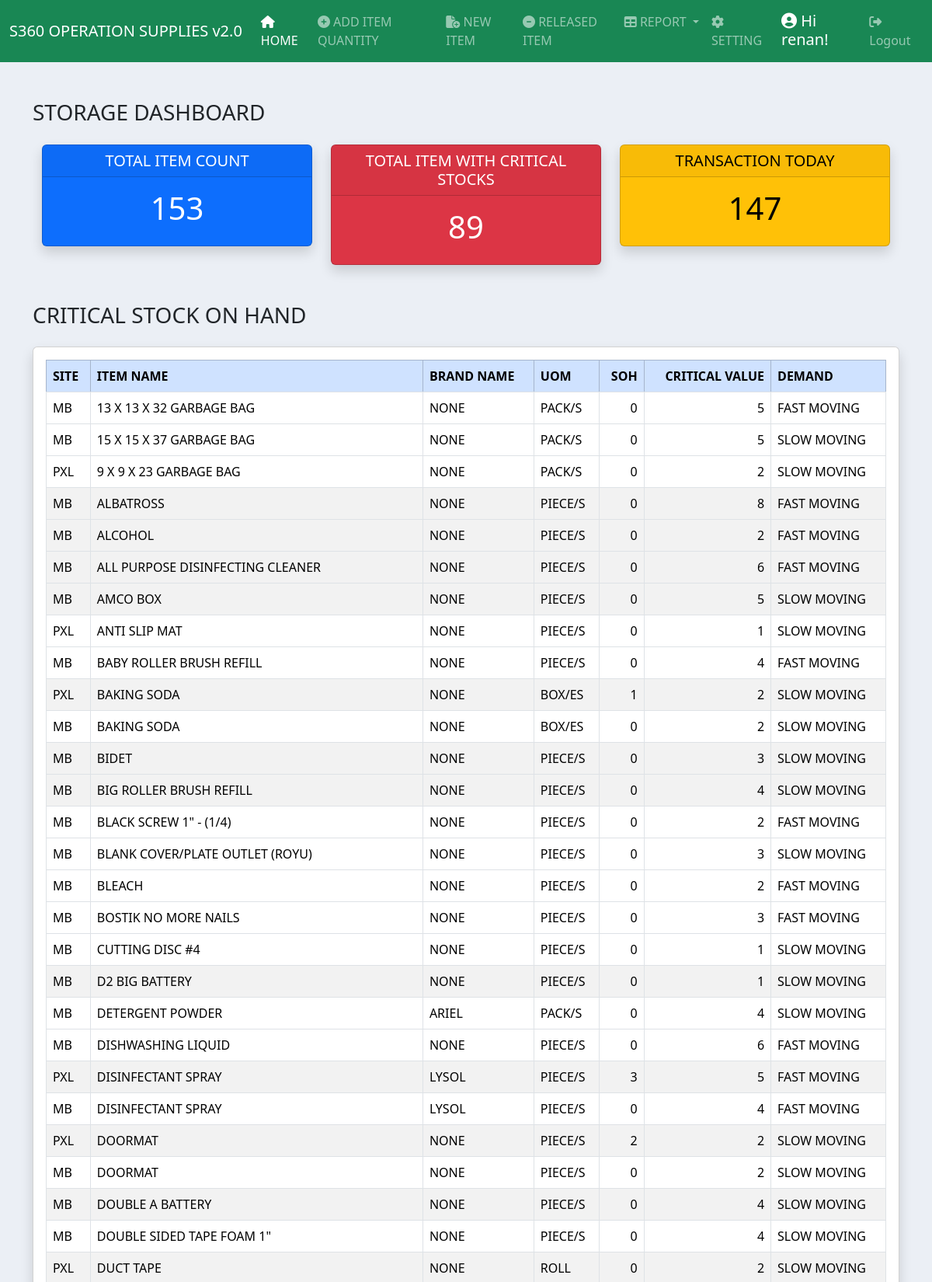
The page /dashboard/ (signed in, upper part) on the database its author committed.
### inventory/models.py (models this page shows, shortened)
class ItemBase(models.Model):
    item_name = models.CharField(max_length=200, null=True)
    brand_name = models.CharField(max_length=200, null=True)
    soh = models.IntegerField(null=True)
    item_code = models.CharField(max_length=200, null=True, blank=True)
    date_added = models.DateTimeField(auto_now_add=True)
    remarks = models.CharField(max_length=50, null=True)
    uom = models.ForeignKey(UOM, on_delete=models.CASCADE, null=True)
    critical_value = models.IntegerField(null=True, blank=True)
    site = models.ForeignKey(Site, on_delete=models.CASCADE)
    demand_item = models.ForeignKey(DemandItems, on_delete=models.CASCADE)
    division = models.ForeignKey(Division, on_delete=models.CASCADE, null=True)
    class Meta:
        ordering = ["item_name"]

class Site(models.Model):
    site = models.CharField(max_length=200)
    class Meta:
        ordering = ["site"]
    def __str__(self):
        return self.site

class UOM(models.Model):
    uom = models.CharField(max_length=100)
    def __str__(self):
        return self.uom
    class Meta:
        ordering = ["uom"]

class DemandItems(models.Model):
    demand_item = models.CharField(max_length=30)
    def __str__(self):
        return self.demand_item
    class Meta:
        ordering = ["demand_item"]

### dashboard/views.py (the view)
# urls.py: path('', views.dashboard_view, name='dashboard'),
@login_required
def dashboard_view(request):
    itembase = ItemBase.objects.all()
    item = Item.objects.all()
    item_count = itembase.count()
    critical_count = 0
    critical_list = []
    for critical in itembase:
        if critical.critical_value != 0:
            if critical.critical_value is not None:
                if critical.soh <= critical.critical_value:
                    critical_count += 1
                    critical_list.append(critical.id)
                    print(f"critical database = {critical.soh}")
                    print(f"critical assign = {critical.critical_value}")
            else:
                if critical.soh <= none_value:
                    critical_count += 1
                    critical_list.append(critical.id)
    print(critical_count)
    transaction_count = 0
    for transaction_date in item:
        if transaction_date.date_added.date() == datetime.datetime.now().date():
            transaction_count += 1
    context = {
        'item_count': item_count,
        'critical_count': critical_count,
        'none_value': none_value,
        'itembase': itembase,
        'transaction_count': transaction_count
    }
    return render(request, 'dashboard/dashboard_template.html', context)

### dashboard/templates/dashboard/dashboard_template.html (shortened to what this page needs)
{% extends 'base.html'  %}
{% block content %}
<div class="container">
<div class="dasboard-title mt-5 pb-3">
    <h3>STORAGE DASHBOARD  </h3>
</div>
<div class="container text-center">
    <div class="row">
      <div class="col-4">
        <div class="card text-bg-primary mb-3 shadow fade show">
            <h5 class="card-header">TOTAL ITEM COUNT</h5>
            <div class="card-body">
              <h1 class="card-title">{{ item_count }}</h1>
            </div>
          </div>
      </div>
      <div class="col-4">
        <div class="card text-bg-danger shadow fade show">
            <h5 class="card-header ">TOTAL ITEM WITH CRITICAL STOCKS</h5>
            <div class="card-body">
                <h1 class="card-title">{{ critical_count }}</h1>
            </div>
          </div>
      </div>
      <div class="col-4">
        <div class="card text-bg-warning mb-3 shadow fade show ">
            <h5 class="card-header">TRANSACTION TODAY</h5>
            <div class="card-body">
                <h1 class="card-title">{{ transaction_count }}</h1>
            </div>
          </div>
      </div>
    </div>
</div>
<div class="dasboard-title mt-5 pb-3">
    <h3>CRITICAL STOCK ON HAND </h3>
</div>
<div class="row">
    <div class="col-12">
          <div class="card card-body shadow fade show">
            <table class="table table-bordered table-hover table-striped">
                  <thead class="table-primary">
                    <tr>
                      <th scope="col">SITE</th>
                      <th scope="col">ITEM NAME</th>
                      <th scope="col">BRAND NAME</th>
                      <th scope="col">UOM</th>
                      <th scope="col" class="text-right">SOH</th>
                      <th scope="col" class="text-right">CRITICAL VALUE</th>
                      <th scope="col">DEMAND</th>
                    </tr>
                  </thead>
                  <tbody>
                    {% for item in itembase %}
                    <tr>
                      {% if item.critical_value != 0 %}
                        {% if item.critical_value > 0 %}
                          {% if item.soh <= item.critical_value %}
                            <td>{{ item.site }}</td>
                            <td>{{ item.item_name }}</td>
                            <td>{{ item.brand_name }}</td>
                            <td>{{ item.uom }}</td>
                            <td class="item_soh text-right">{{ item.soh }}</td>
                            <td class="text-right">{{ item.critical_value }}</td>
                            <td>{{ item.demand_item }}</td>
                          {% endif %}
                        {% endif %}
                      {% endif %}
                    </tr>
                    {% endfor %}
                  </tbody>
                </table>
          </div>
    </div>
</div>
</div>
{% endblock content %}

### templates/navbar.html (shortened to what this page needs)
<nav class="navbar navbar-expand-lg navbar-dark bg-success">
    <div class="container-fluid">
      <a class="navbar-brand" href="">S360 OPERATION SUPPLIES v2.0</a>
      {% if request.user.is_staff and request.user.is_superuser %}
      <div class="collapse navbar-collapse" id="navbarSupportedContent">
        <ul class="navbar-nav me-auto mb-2 mb-lg-0">
          <li class="nav-item">
            <a class="nav-link" aria-current="page" href="{% url 'dashboard' %}"><i class="fa-solid fa-house"></i> HOME</a>
          </li>
          <li class="nav-item">
            <a class="nav-link" href="{% url 'add_item' %}" ><i class="fa-solid fa-circle-plus"></i> ADD ITEM QUANTITY</a>
          </li>
          <li class="nav-item">
            <a class="nav-link" href="{% url 'new_item' %}" ><i class="fa-solid fa-file-circle-plus"></i> NEW ITEM</a>
          </li>
          <li class="nav-item">
            <a class="nav-link" href="{% url 'get_item' %}" ><i class="fa-solid fa-circle-minus"></i> RELEASED ITEM</a>
          </li>
          <li class="nav-item dropdown">
            <a class="nav-link dropdown-toggle" href="#" role="button" data-bs-toggle="dropdown" aria-expanded="false">
              <i class="fa-solid fa-table"></i>  REPORT
            </a>
          </li>
          <li class="nav-item">
            <a class="nav-link" href="/admin" ><i class="fa-solid fa-gear"></i> SETTING</a>
          </li>
        </ul>
        {% endif %}
        <ul class="navbar-nav ml-auto">
        {% if user.is_authenticated %}
        <h5 id="hi-name"><i class="fa-solid fa-circle-user"></i> Hi {{ user.username }}!</h5>
          <li class="nav-item">
            <a class="nav-link" href="{% url 'user-logout' %}" ><i class="fa-solid fa-right-from-bracket"></i> Logout</a>
          </li>
        {% endif %}
      </div>
    </div>
  </nav>

### static/mystyle.css (style rules this page uses)
#hi-name { color: white; padding-top: 7px; padding-left: 12px; padding-right: 10px; }
body { background-color: #ebeff5; }
.text-right { text-align: right }
.text-center { text-align: center }

### rows shown on the page
ItemBase: site "MB", item_name "13 X 13 X 32 GARBAGE BAG", brand_name "NONE", uom "PACK/S", soh "0", critical_value "5", demand_item "FAST MOVING"
ItemBase: site "MB", item_name "15 X 15 X 37 GARBAGE BAG", brand_name "NONE", uom "PACK/S", soh "0", critical_value "5", demand_item "SLOW MOVING"
ItemBase: site "PXL", item_name "9 X 9 X 23 GARBAGE BAG", brand_name "NONE", uom "PACK/S", soh "0", critical_value "2", demand_item "SLOW MOVING"
ItemBase: site "MB", item_name "ALBATROSS", brand_name "NONE", uom "PIECE/S", soh "0", critical_value "8", demand_item "FAST MOVING"
ItemBase: site "MB", item_name "ALCOHOL", brand_name "NONE", uom "PIECE/S", soh "0", critical_value "2", demand_item "FAST MOVING"
ItemBase: site "MB", item_name "ALL PURPOSE DISINFECTING CLEANER", brand_name "NONE", uom "PIECE/S", soh "0", critical_value "6", demand_item "FAST MOVING"
ItemBase: site "MB", item_name "AMCO BOX", brand_name "NONE", uom "PIECE/S", soh "0", critical_value "5", demand_item "SLOW MOVING"
ItemBase: site "PXL", item_name "ANTI SLIP MAT", brand_name "NONE", uom "PIECE/S", soh "0", critical_value "1", demand_item "SLOW MOVING"
ItemBase: site "MB", item_name "BABY ROLLER BRUSH REFILL", brand_name "NONE", uom "PIECE/S", soh "0", critical_value "4", demand_item "FAST MOVING"
ItemBase: site "PXL", item_name "BAKING SODA", brand_name "NONE", uom "BOX/ES", soh "1", critical_value "2", demand_item "SLOW MOVING"
ItemBase: site "MB", item_name "BAKING SODA", brand_name "NONE", uom "BOX/ES", soh "0", critical_value "2", demand_item "SLOW MOVING"
ItemBase: site "MB", item_name "BIDET", brand_name "NONE", uom "PIECE/S", soh "0", critical_value "3", demand_item "SLOW MOVING"
ItemBase: site "MB", item_name "BIG ROLLER BRUSH REFILL", brand_name "NONE", uom "PIECE/S", soh "0", critical_value "4", demand_item "SLOW MOVING"
ItemBase: site "MB", item_name "BLACK SCREW 1\" - (1/4)", brand_name "NONE", uom "PIECE/S", soh "0", critical_value "2", demand_item "FAST MOVING"
ItemBase: site "MB", item_name "BLANK COVER/PLATE OUTLET (ROYU)", brand_name "NONE", uom "PIECE/S", soh "0", critical_value "3", demand_item "SLOW MOVING"
ItemBase: site "MB", item_name "BLEACH", brand_name "NONE", uom "PIECE/S", soh "0", critical_value "2", demand_item "FAST MOVING"
ItemBase: site "MB", item_name "BOSTIK NO MORE NAILS", brand_name "NONE", uom "PIECE/S", soh "0", critical_value "3", demand_item "FAST MOVING"
ItemBase: site "MB", item_name "CUTTING DISC #4", brand_name "NONE", uom "PIECE/S", soh "0", critical_value "1", demand_item "SLOW MOVING"
ItemBase: site "MB", item_name "D2 BIG BATTERY", brand_name "NONE", uom "PIECE/S", soh "0", critical_value "1", demand_item "SLOW MOVING"
ItemBase: site "MB", item_name "DETERGENT POWDER", brand_name "ARIEL", uom "PACK/S", soh "0", critical_value "4", demand_item "SLOW MOVING"
ItemBase: site "MB", item_name "DISHWASHING LIQUID", brand_name "NONE", uom "PIECE/S", soh "0", critical_value "6", demand_item "FAST MOVING"
ItemBase: site "PXL", item_name "DISINFECTANT SPRAY", brand_name "LYSOL", uom "PIECE/S", soh "3", critical_value "5", demand_item "FAST MOVING"
ItemBase: site "MB", item_name "DISINFECTANT SPRAY", brand_name "LYSOL", uom "PIECE/S", soh "0", critical_value "4", demand_item "FAST MOVING"
ItemBase: site "PXL", item_name "DOORMAT", brand_name "NONE", uom "PIECE/S", soh "2", critical_value "2", demand_item "SLOW MOVING"
ItemBase: site "MB", item_name "DOORMAT", brand_name "NONE", uom "PIECE/S", soh "0", critical_value "2", demand_item "SLOW MOVING"
ItemBase: site "MB", item_name "DOUBLE A BATTERY", brand_name "NONE", uom "PIECE/S", soh "0", critical_value "4", demand_item "SLOW MOVING"
ItemBase: site "MB", item_name "DOUBLE SIDED TAPE FOAM 1\"", brand_name "NONE", uom "PIECE/S", soh "0", critical_value "4", demand_item "SLOW MOVING"
ItemBase: site "PXL", item_name "DUCT TAPE", brand_name "NONE", uom "ROLL", soh "0", critical_value "2", demand_item "SLOW MOVING"

### other values the page prints
{{ user.username }} "renan"
{{ item_count }} "153"
{{ critical_count }} "89"
{{ transaction_count }} "147"
